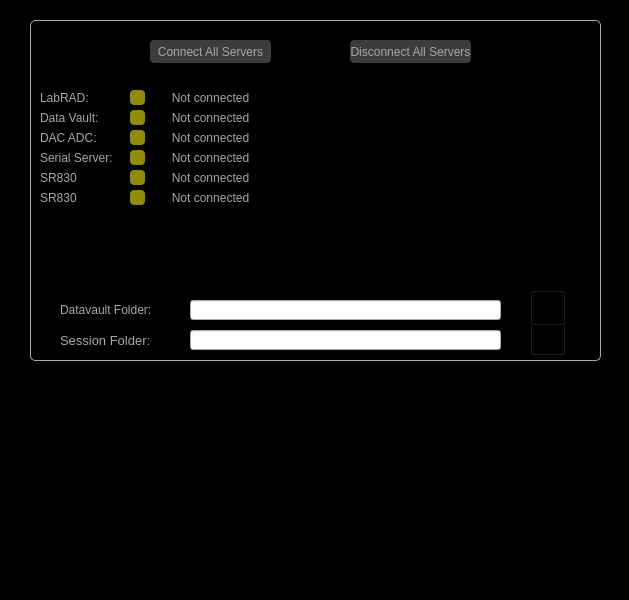
<?xml version="1.0" encoding="UTF-8"?>
<ui version="4.0">
 <class>MainWindow</class>
 <widget class="QMainWindow" name="MainWindow">
  <property name="geometry">
   <rect>
    <x>0</x>
    <y>0</y>
    <width>629</width>
    <height>600</height>
   </rect>
  </property>
  <property name="windowTitle">
   <string>Labrad Connect</string>
  </property>
  <property name="windowIcon">
   <iconset resource="../Resources/DEMONSResources.qrc">
    <normaloff>:/Pictures/Pictures/DemonLogo.png</normaloff>:/Pictures/Pictures/DemonLogo.png</iconset>
  </property>
  <widget class="QWidget" name="centralwidget">
   <property name="styleSheet">
    <string notr="true">#centralwidget
{
background-color: rgb(0, 0, 0);
}</string>
   </property>
   <widget class="QFrame" name="frame_LabradConnect">
    <property name="geometry">
     <rect>
      <x>30</x>
      <y>20</y>
      <width>571</width>
      <height>341</height>
     </rect>
    </property>
    <property name="styleSheet">
     <string notr="true">#frame_LabradConnect{
border: 1px solid rgb(168,168,168);
border-radius: 5px
}</string>
    </property>
    <property name="frameShape">
     <enum>QFrame::StyledPanel</enum>
    </property>
    <property name="frameShadow">
     <enum>QFrame::Raised</enum>
    </property>
    <widget class="QPushButton" name="pushButton_DisconnectAll">
     <property name="geometry">
      <rect>
       <x>320</x>
       <y>20</y>
       <width>121</width>
       <height>23</height>
      </rect>
     </property>
     <property name="styleSheet">
      <string notr="true">#pushButton_DisconnectAll{
color: rgb(168,168,168);
background: rgb(60, 60, 60);
border-radius: 4px;
}

QPushButton:pressed#pushButton_DisconnectAll{
color: rgb(168,168,168);
background-color:rgb(100,100,100);
border-radius: 4px
}</string>
     </property>
     <property name="text">
      <string>Disconnect All Servers</string>
     </property>
    </widget>
    <widget class="QPushButton" name="pushButton_ConnectAll">
     <property name="geometry">
      <rect>
       <x>120</x>
       <y>20</y>
       <width>121</width>
       <height>23</height>
      </rect>
     </property>
     <property name="styleSheet">
      <string notr="true">#pushButton_ConnectAll{
color: rgb(168,168,168);
background: rgb(60, 60, 60);
border-radius: 4px;
}

QPushButton:pressed#pushButton_ConnectAll{
color: rgb(168,168,168);
background-color:rgb(100,100,100);
border-radius: 4px
}</string>
     </property>
     <property name="text">
      <string>Connect All Servers</string>
     </property>
    </widget>
    <widget class="QLabel" name="label_Labrad">
     <property name="geometry">
      <rect>
       <x>120</x>
       <y>70</y>
       <width>121</width>
       <height>16</height>
      </rect>
     </property>
     <property name="styleSheet">
      <string notr="true">
color:rgb(168,168,168)</string>
     </property>
     <property name="text">
      <string>Not connected</string>
     </property>
     <property name="alignment">
      <set>Qt::AlignCenter</set>
     </property>
    </widget>
    <widget class="QLabel" name="label">
     <property name="geometry">
      <rect>
       <x>10</x>
       <y>70</y>
       <width>80</width>
       <height>15</height>
      </rect>
     </property>
     <property name="styleSheet">
      <string notr="true">
color:rgb(168,168,168)</string>
     </property>
     <property name="text">
      <string>LabRAD:</string>
     </property>
    </widget>
    <widget class="QPushButton" name="pushButton_LabRAD">
     <property name="geometry">
      <rect>
       <x>100</x>
       <y>70</y>
       <width>15</width>
       <height>15</height>
      </rect>
     </property>
     <property name="styleSheet">
      <string notr="true">#pushButton_LabRAD{
background:rgb(144, 140, 9);
border-radius: 4px;
}</string>
     </property>
     <property name="text">
      <string/>
     </property>
    </widget>
    <widget class="QLabel" name="label_2">
     <property name="geometry">
      <rect>
       <x>10</x>
       <y>90</y>
       <width>80</width>
       <height>15</height>
      </rect>
     </property>
     <property name="styleSheet">
      <string notr="true">
color:rgb(168,168,168)</string>
     </property>
     <property name="text">
      <string>Data Vault:</string>
     </property>
    </widget>
    <widget class="QPushButton" name="pushButton_DataVault">
     <property name="geometry">
      <rect>
       <x>100</x>
       <y>90</y>
       <width>15</width>
       <height>15</height>
      </rect>
     </property>
     <property name="styleSheet">
      <string notr="true">#pushButton_DataVault{
background:rgb(144, 140, 9);
border-radius: 4px;
}</string>
     </property>
     <property name="text">
      <string/>
     </property>
    </widget>
    <widget class="QLabel" name="label_DataVault">
     <property name="geometry">
      <rect>
       <x>120</x>
       <y>90</y>
       <width>121</width>
       <height>16</height>
      </rect>
     </property>
     <property name="styleSheet">
      <string notr="true">
color:rgb(168,168,168)</string>
     </property>
     <property name="text">
      <string>Not connected</string>
     </property>
     <property name="alignment">
      <set>Qt::AlignCenter</set>
     </property>
    </widget>
    <widget class="QLabel" name="label_3">
     <property name="geometry">
      <rect>
       <x>10</x>
       <y>110</y>
       <width>80</width>
       <height>15</height>
      </rect>
     </property>
     <property name="styleSheet">
      <string notr="true">
color:rgb(168,168,168)</string>
     </property>
     <property name="text">
      <string>DAC ADC:</string>
     </property>
    </widget>
    <widget class="QPushButton" name="pushButton_DACADC">
     <property name="geometry">
      <rect>
       <x>100</x>
       <y>110</y>
       <width>15</width>
       <height>15</height>
      </rect>
     </property>
     <property name="styleSheet">
      <string notr="true">#pushButton_DACADC{
background:rgb(144, 140, 9);
border-radius: 4px;
}</string>
     </property>
     <property name="text">
      <string/>
     </property>
    </widget>
    <widget class="QLabel" name="label_4">
     <property name="geometry">
      <rect>
       <x>30</x>
       <y>280</y>
       <width>100</width>
       <height>20</height>
      </rect>
     </property>
     <property name="styleSheet">
      <string notr="true">color: rgb(168, 168, 168);
font: 10pt &quot;MS Shell Dlg 2&quot;;
qproperty-alignment: 'AlignVCenter | AlignRight';
qproperty-wordWrap: true;
</string>
     </property>
     <property name="text">
      <string>Datavault Folder:</string>
     </property>
    </widget>
    <widget class="QLabel" name="label_5">
     <property name="geometry">
      <rect>
       <x>30</x>
       <y>310</y>
       <width>100</width>
       <height>20</height>
      </rect>
     </property>
     <property name="font">
      <font>
       <pointsize>10</pointsize>
      </font>
     </property>
     <property name="styleSheet">
      <string notr="true">color: rgb(168, 168, 168);
font: 10pt &quot;MS Shell Dlg 2&quot;;
qproperty-alignment: 'AlignVCenter | AlignRight';
qproperty-wordWrap: true;
</string>
     </property>
     <property name="text">
      <string>Session Folder:</string>
     </property>
    </widget>
    <widget class="QLineEdit" name="lineEdit_DataVaultFolder">
     <property name="geometry">
      <rect>
       <x>160</x>
       <y>280</y>
       <width>311</width>
       <height>20</height>
      </rect>
     </property>
    </widget>
    <widget class="QLineEdit" name="lineEdit_SessionFolder">
     <property name="geometry">
      <rect>
       <x>160</x>
       <y>310</y>
       <width>311</width>
       <height>20</height>
      </rect>
     </property>
    </widget>
    <widget class="QPushButton" name="pushButton_SessionFolder">
     <property name="geometry">
      <rect>
       <x>500</x>
       <y>300</y>
       <width>36</width>
       <height>36</height>
      </rect>
     </property>
     <property name="styleSheet">
      <string notr="true">#pushButton_SessionFolder{
image:url(:/Pictures/Pictures/SessionSelect.png);
background: black;
}</string>
     </property>
     <property name="text">
      <string/>
     </property>
    </widget>
    <widget class="QPushButton" name="pushButton_DataVaultFolder">
     <property name="geometry">
      <rect>
       <x>500</x>
       <y>270</y>
       <width>36</width>
       <height>36</height>
      </rect>
     </property>
     <property name="styleSheet">
      <string notr="true">#pushButton_DataVaultFolder{
image:url(:/Pictures/Pictures/SessionSelect.png);
background: black;
}</string>
     </property>
     <property name="text">
      <string/>
     </property>
    </widget>
    <widget class="QLabel" name="label_DACADC">
     <property name="geometry">
      <rect>
       <x>120</x>
       <y>110</y>
       <width>121</width>
       <height>16</height>
      </rect>
     </property>
     <property name="styleSheet">
      <string notr="true">
color:rgb(168,168,168)</string>
     </property>
     <property name="text">
      <string>Not connected</string>
     </property>
     <property name="alignment">
      <set>Qt::AlignCenter</set>
     </property>
    </widget>
    <widget class="QLabel" name="label_6">
     <property name="geometry">
      <rect>
       <x>10</x>
       <y>130</y>
       <width>80</width>
       <height>15</height>
      </rect>
     </property>
     <property name="styleSheet">
      <string notr="true">
color:rgb(168,168,168)</string>
     </property>
     <property name="text">
      <string>Serial Server:</string>
     </property>
    </widget>
    <widget class="QPushButton" name="pushButton_SerialServer">
     <property name="geometry">
      <rect>
       <x>100</x>
       <y>130</y>
       <width>15</width>
       <height>15</height>
      </rect>
     </property>
     <property name="styleSheet">
      <string notr="true">#pushButton_SerialServer{
background: rgb(144, 140, 9);
 border-radius: 4px;
}</string>
     </property>
     <property name="text">
      <string/>
     </property>
    </widget>
    <widget class="QLabel" name="label_SerialServer">
     <property name="geometry">
      <rect>
       <x>120</x>
       <y>130</y>
       <width>121</width>
       <height>16</height>
      </rect>
     </property>
     <property name="styleSheet">
      <string notr="true">
color:rgb(168,168,168)</string>
     </property>
     <property name="text">
      <string>Not connected</string>
     </property>
     <property name="alignment">
      <set>Qt::AlignCenter</set>
     </property>
    </widget>
    <widget class="QPushButton" name="pushButton_SR830">
     <property name="geometry">
      <rect>
       <x>100</x>
       <y>150</y>
       <width>15</width>
       <height>15</height>
      </rect>
     </property>
     <property name="styleSheet">
      <string notr="true">#pushButton_SR830{
background: rgb(144, 140, 9);
 border-radius: 4px;
}</string>
     </property>
     <property name="text">
      <string/>
     </property>
    </widget>
    <widget class="QLabel" name="label_7">
     <property name="geometry">
      <rect>
       <x>10</x>
       <y>150</y>
       <width>80</width>
       <height>15</height>
      </rect>
     </property>
     <property name="styleSheet">
      <string notr="true">
color:rgb(168,168,168)</string>
     </property>
     <property name="text">
      <string>SR830</string>
     </property>
    </widget>
    <widget class="QLabel" name="label_SR830">
     <property name="geometry">
      <rect>
       <x>120</x>
       <y>150</y>
       <width>121</width>
       <height>16</height>
      </rect>
     </property>
     <property name="styleSheet">
      <string notr="true">
color:rgb(168,168,168)</string>
     </property>
     <property name="text">
      <string>Not connected</string>
     </property>
     <property name="alignment">
      <set>Qt::AlignCenter</set>
     </property>
    </widget>
    <widget class="QLabel" name="label_8">
     <property name="geometry">
      <rect>
       <x>10</x>
       <y>170</y>
       <width>80</width>
       <height>15</height>
      </rect>
     </property>
     <property name="styleSheet">
      <string notr="true">
color:rgb(168,168,168)</string>
     </property>
     <property name="text">
      <string>SR830</string>
     </property>
    </widget>
    <widget class="QPushButton" name="pushButton_SR860">
     <property name="geometry">
      <rect>
       <x>100</x>
       <y>170</y>
       <width>15</width>
       <height>15</height>
      </rect>
     </property>
     <property name="styleSheet">
      <string notr="true">#pushButton_SR860{
background: rgb(144, 140, 9);
 border-radius: 4px;
}</string>
     </property>
     <property name="text">
      <string/>
     </property>
    </widget>
    <widget class="QLabel" name="label_SR860">
     <property name="geometry">
      <rect>
       <x>120</x>
       <y>170</y>
       <width>121</width>
       <height>16</height>
      </rect>
     </property>
     <property name="styleSheet">
      <string notr="true">
color:rgb(168,168,168)</string>
     </property>
     <property name="text">
      <string>Not connected</string>
     </property>
     <property name="alignment">
      <set>Qt::AlignCenter</set>
     </property>
    </widget>
   </widget>
  </widget>
 </widget>
 <resources>
  <include location="../Resources/DEMONSResources.qrc"/>
 </resources>
 <connections/>
</ui>
